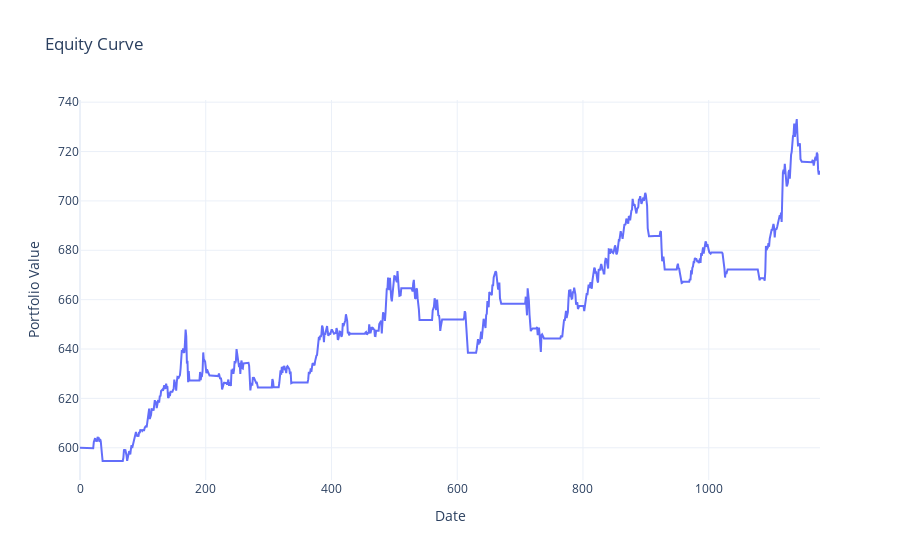
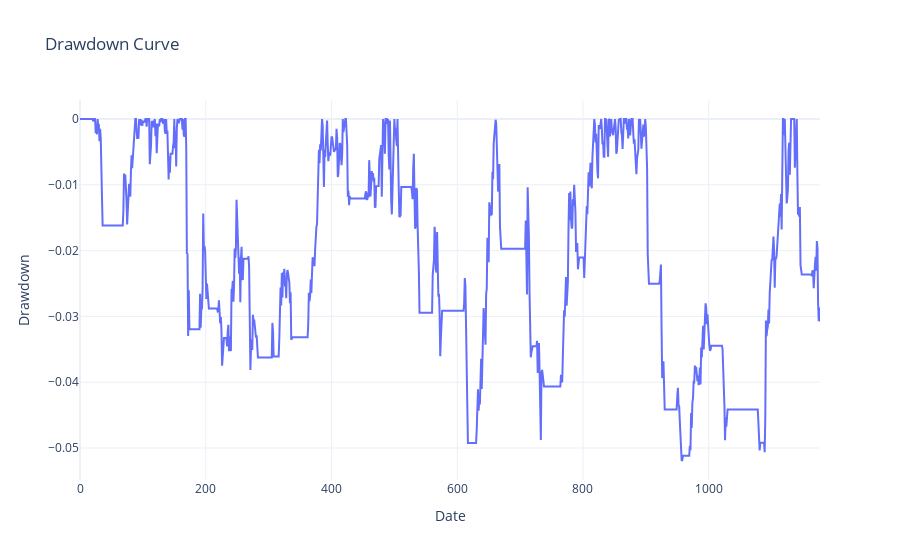
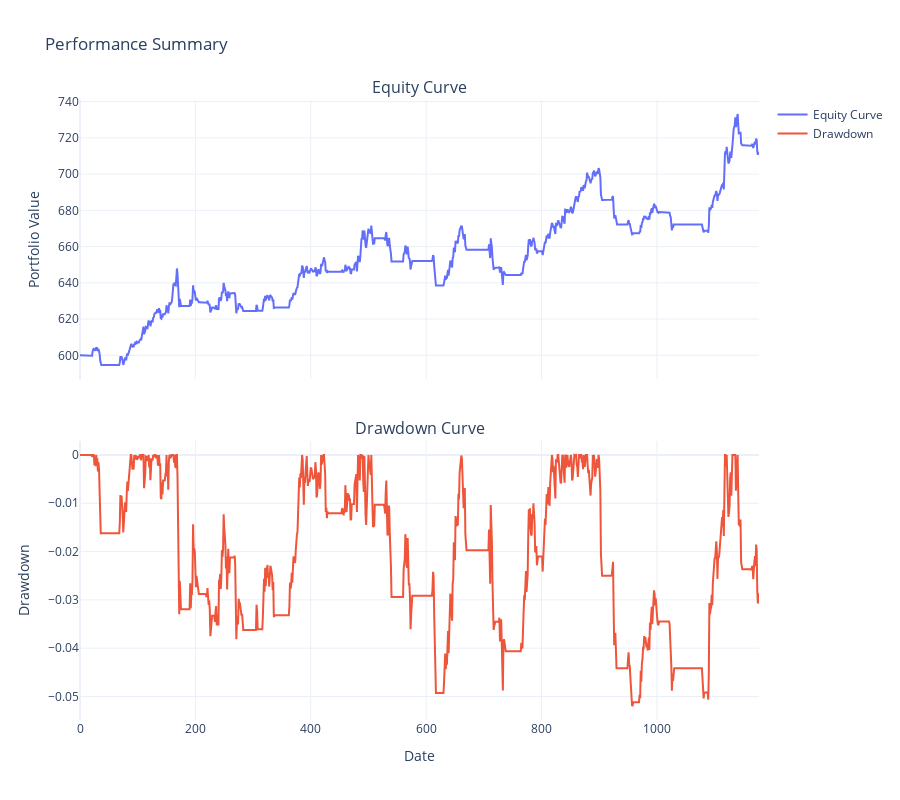
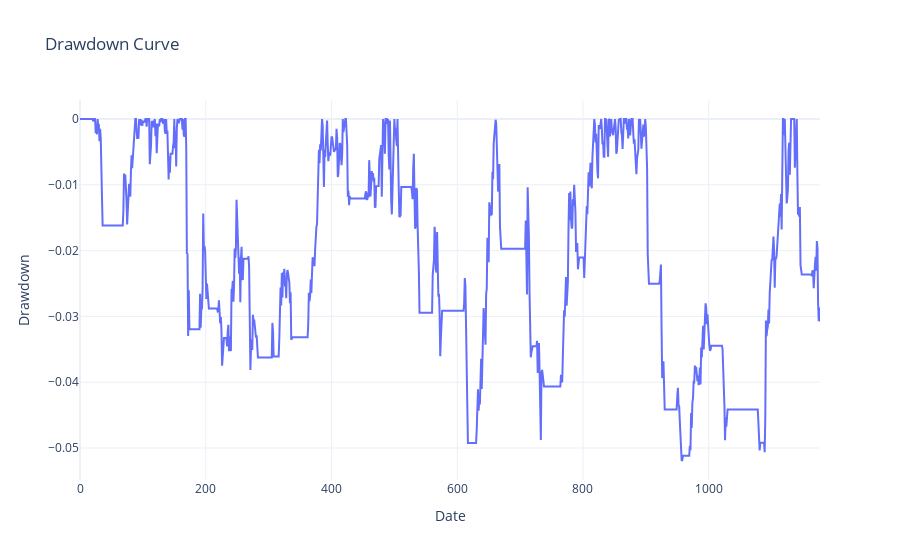

Write notebook code for charts like these, in order.
### Code cell
from DeltaU.visualization.tear_sheet import TearSheet


# Create a TearSheet object with the results and metrics
tear_sheet = TearSheet(backtest_results=portfolio_values, metrics=final_metrics)

# Generate the report and show plots
tear_sheet.display_report()

### Figure 1 — Plotly figure (JSON) as saved in the notebook; plotly's stock layout.template omitted (floating-point values rounded to 4 significant figures; data arrays with more than 128 entries replaced by an {"elided": "..."} marker saying what was removed)
{"data": [{"mode": "lines", "name": "Equity Curve", "type": "scatter", "x": {"elided": "1178 int values"}, "y": {"elided": "1178 float values"}}], "layout": {"title": {"text": "Equity Curve"}, "xaxis": {"title": {"text": "Date"}}, "yaxis": {"title": {"text": "Portfolio Value"}}}}

### Figure 2 — Plotly figure (JSON) as saved in the notebook; plotly's stock layout.template omitted (floating-point values rounded to 4 significant figures; data arrays with more than 128 entries replaced by an {"elided": "..."} marker saying what was removed)
{"data": [{"mode": "lines", "name": "Drawdown", "type": "scatter", "x": {"elided": "1178 int values"}, "y": {"elided": "1178 float values"}}], "layout": {"title": {"text": "Drawdown Curve"}, "xaxis": {"title": {"text": "Date"}}, "yaxis": {"title": {"text": "Drawdown"}}}}

### Figure 3 — Plotly figure (JSON) as saved in the notebook; plotly's stock layout.template omitted (floating-point values rounded to 4 significant figures; data arrays with more than 128 entries replaced by an {"elided": "..."} marker saying what was removed)
{"data": [{"mode": "lines", "name": "Equity Curve", "type": "scatter", "x": {"elided": "1178 int values"}, "xaxis": "x", "y": {"elided": "1178 float values"}, "yaxis": "y"}, {"mode": "lines", "name": "Drawdown", "type": "scatter", "x": {"elided": "1178 int values"}, "xaxis": "x2", "y": {"elided": "1178 float values"}, "yaxis": "y2"}], "layout": {"annotations": [{"font": {"size": 16}, "showarrow": false, "text": "Equity Curve", "x": 0.5, "xanchor": "center", "xref": "paper", "y": 1, "yanchor": "bottom", "yref": "paper"}, {"font": {"size": 16}, "showarrow": false, "text": "Drawdown Curve", "x": 0.5, "xanchor": "center", "xref": "paper", "y": 0.45, "yanchor": "bottom", "yref": "paper"}], "height": 800, "title": {"text": "Performance Summary"}, "xaxis": {"anchor": "y", "domain": [0, 1], "matches": "x2", "showticklabels": false}, "xaxis2": {"anchor": "y2", "domain": [0, 1], "title": {"text": "Date"}}, "yaxis": {"anchor": "x", "domain": [0.55, 1], "title": {"text": "Portfolio Value"}}, "yaxis2": {"anchor": "x2", "domain": [0, 0.45], "title": {"text": "Drawdown"}}}}

### Figure 4 — Plotly figure (JSON) as saved in the notebook; plotly's stock layout.template omitted (floating-point values rounded to 4 significant figures; data arrays with more than 128 entries replaced by an {"elided": "..."} marker saying what was removed)
{"data": [{"mode": "lines", "name": "Drawdown", "type": "scatter", "x": {"elided": "1178 int values"}, "y": {"elided": "1178 float values"}}], "layout": {"title": {"text": "Drawdown Curve"}, "xaxis": {"title": {"text": "Date"}}, "yaxis": {"title": {"text": "Drawdown"}}}}
